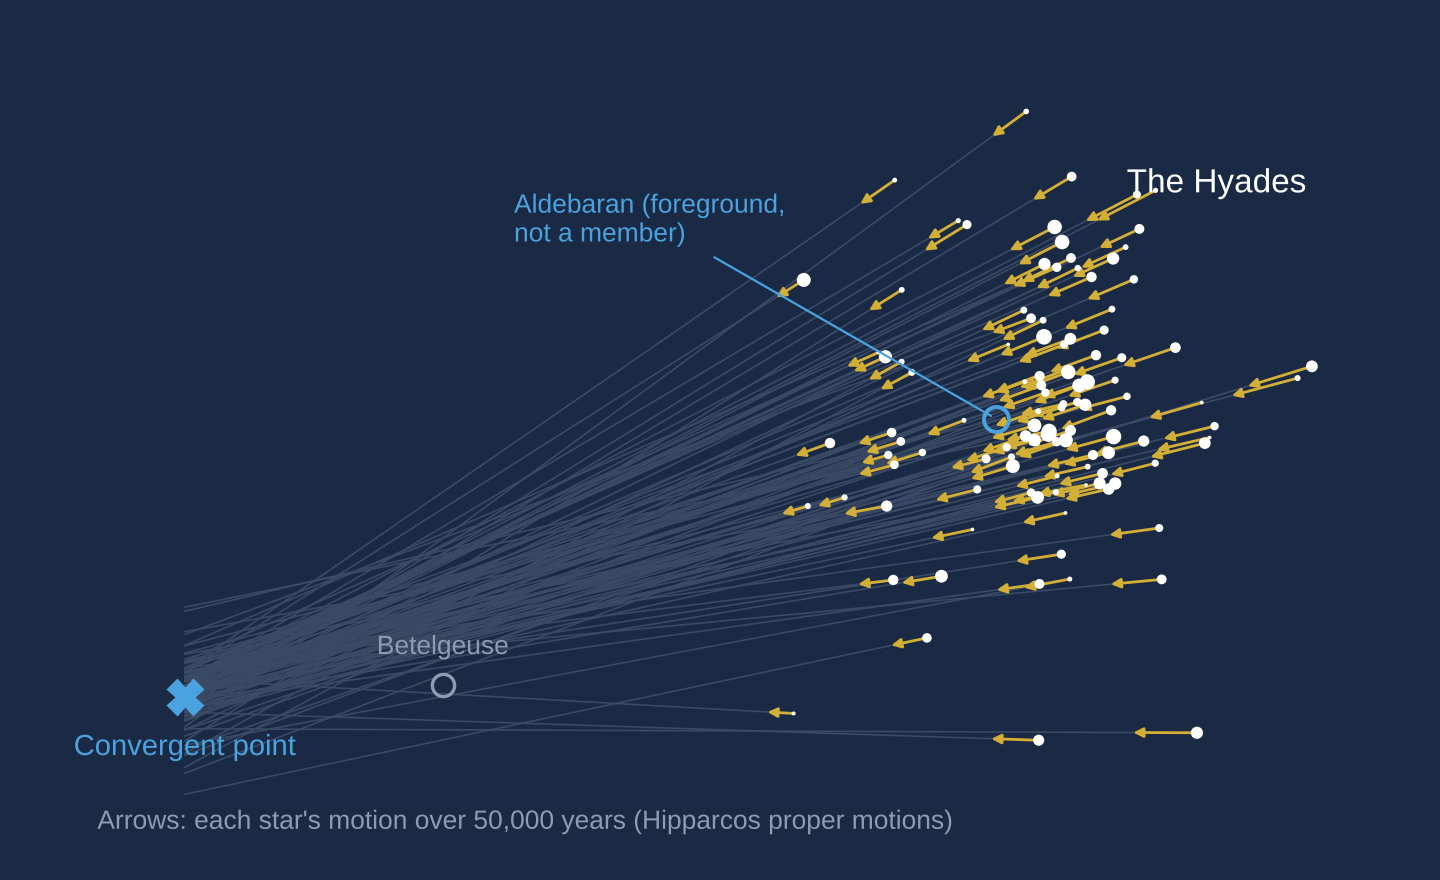

Write Python code to recreate this figure.
"""The Hyades' proper motions converge on one point of the sky.
Data: HYG database v4.1 (astronexus, CC BY-SA 4.0), Hipparcos-based positions, proper motions,
distances and radial velocities. Members: stars within 15 deg of the cluster center, 30-70 pc,
with a radial velocity, whose space velocity is within 4 km/s of the sample median
(110 stars). Convergent point = direction of the members' mean space velocity:
RA 6h30.0m, Dec +6.8 deg (computed here). Arrows: proper motion over 50,000 years.
Gnomonic projection: great circles (the stars' paths on the sky) are straight lines.
"""
import numpy as np, pandas as pd
import matplotlib.pyplot as plt
from nbas_style import use, save
c = use()
m = pd.read_csv("hyades_members.csv")
V = m[["vx", "vy", "vz"]].values.mean(axis=0)
u = V / np.linalg.norm(V)
cp_ra = np.degrees(np.arctan2(u[1], u[0])) % 360
cp_de = np.degrees(np.arcsin(u[2]))
ra0, de0 = np.radians(81.0), np.radians(12.0)          # projection center
def gnom(ra_deg, de_deg):
    a, d = np.radians(ra_deg), np.radians(de_deg)
    cosc = np.sin(de0)*np.sin(d) + np.cos(de0)*np.cos(d)*np.cos(a - ra0)
    x = np.cos(d)*np.sin(a - ra0) / cosc
    y = (np.cos(de0)*np.sin(d) - np.sin(de0)*np.cos(d)*np.cos(a - ra0)) / cosc
    return -np.degrees(x), np.degrees(y)               # east to the left, as on the sky
ra = m.ra.values * 15; de = m.dec.values
T = 50000.0
ra2 = ra + m.pmra.values/1000/3600*T/np.cos(np.radians(de))
de2 = de + m.pmdec.values/1000/3600*T
x1, y1 = gnom(ra, de); x2, y2 = gnom(ra2, de2)
cx, cy = gnom(cp_ra, cp_de)
fig, ax = plt.subplots(figsize=(7.2, 4.4))
fig.subplots_adjust(left=0.03, right=0.97, top=0.97, bottom=0.03)
# extend each star's OWN direction of motion (straight in this projection); the lines are
# not forced through the convergent point, they meet there because the motions are parallel
for i in range(len(m)):
    dx, dy = x2[i] - x1[i], y2[i] - y1[i]
    k = (cx - x1[i]) / dx                      # run each ray as far as the convergent point's x
    ax.plot([x1[i], x1[i] + k*dx], [y1[i], y1[i] + k*dy], color=c["rule"], lw=0.6, zorder=1)
size = np.clip(12 - 1.6*(m.mag.values - 3.4), 1.5, 12)
ax.scatter(x1, y1, s=size**1.4, color=c["strong"], zorder=3, lw=0)
for i in range(len(m)):
    ax.annotate("", xy=(x2[i], y2[i]), xytext=(x1[i], y1[i]),
                arrowprops=dict(arrowstyle="-|>", color=c["a"], lw=1.0,
                                mutation_scale=7, shrinkA=0, shrinkB=0), zorder=2)
ax.plot(cx, cy, marker="X", ms=12, color=c["b"], zorder=4)
ax.text(cx, cy - 1.3, "Convergent point", color=c["b"], ha="center", va="top", fontsize=10.5)
# reference stars (not members)
x, y = gnom(68.98, 16.51)
ax.plot(x, y, "o", mfc="none", mec=c["b"], ms=9, mew=1.4, zorder=5)
ax.annotate("Aldebaran (foreground,\nnot a member)", xy=(x, y), xytext=(x - 17.0, y + 7.0),
            color=c["b"], fontsize=9.5, ha="left", va="center",
            arrowprops=dict(arrowstyle="-", color=c["b"], lw=0.8))
x, y = gnom(88.79, 7.41)
ax.plot(x, y, "o", mfc="none", mec=c["muted"], ms=8, mew=1.2, zorder=4)
ax.text(x, y + 0.9, "Betelgeuse", color=c["muted"], fontsize=9.5, ha="center", va="bottom")
hx, hy = gnom(66.75, 15.87)
ax.text(hx + 5.5, hy + 8.5, "The Hyades", color=c["strong"], fontsize=12, ha="center")
ax.text(0.02, 0.03, "Arrows: each star's motion over 50,000 years (Hipparcos proper motions)",
        transform=ax.transAxes, color=c["muted"], fontsize=9.5)
ax.set_aspect("equal")
ax.set_xlim(cx - 4, max(x1) + 2)        # gnom() already puts east on the left
ax.set_ylim(min(min(y1), cy) - 4, max(y1) + 3)
ax.axis("off")
save(fig, "fig-moving-cluster")
print("CP", cp_ra/15, cp_de)
